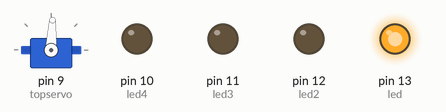
Bench run of a sketch on a simulated Arduino Uno, built with avr-gcc and run on an emulated ATmega328P. On the bench: servo, output pins drawn as LEDs (lit = HIGH). Random numbers use the default seed unless the sketch sets one.

Above: at 15.1 s.
At 25.1 s:
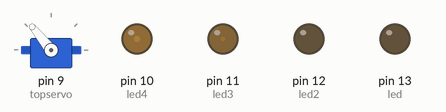
At 45.1 s:
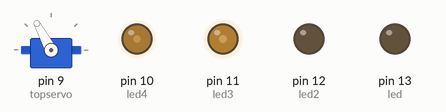
Timing chart, 0 to 46.6 s (numbered marks = the images above):
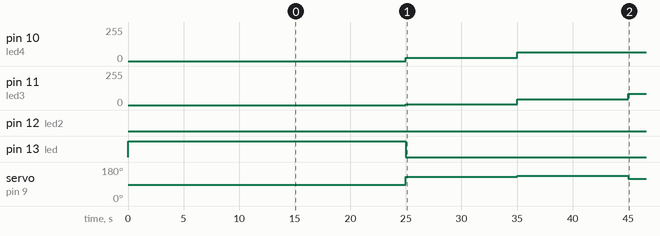

The sketch:

MODAL_mini_servo_led.ino
```cpp
/* Modal V1 Servo and Led code for the Arduino that is used to drive MODAL|mini.
 * Your setup may differ and you will want to change the code to reflect that for
 * your configuration and build. I claim no mastery in writting this code and
 * encourage you to make it better.
 *
 * The code below is written to be able to handle a servo directly connected to the
 * Arduino instead of 5v line. This is not ussually the reccomended path but because
 * this is a 9G servo it can handle being driven by 3.7V without issue. There is of
 * course still motor noise when holding a far position so I added a servo.detach to
 * help stop this. It isnt perfect and I am looking into different ways to drive it
 * with lower power.
*/

#include <Servo.h>

Servo topservo;
Servo botservo; /* left side */
Servo boxservo; /* right side */

// twelve servo objects can be created on most boards

const int ledIn = 2;
int topL = 140; // tested to 135
int topR = 80; // tested to 95
int topmid = 85; // 115

int toppos = topmid;

/* LED Stuff */

int led = 13;           // the PWM pin the LED is attached to
int led2 = 12;           // the PWM pin the LED is attached to
int led3 = 11;           // the PWM pin the LED is attached to
int led4 = 10;           // the PWM pin the LED is attached to
int brightness = 5;    // how bright the LED is
int fadeAmount = 20;    // how many points to fade the LED by

void setup() {
  pinMode(ledIn, INPUT);
  pinMode(LED_BUILTIN, OUTPUT);

  topservo.attach(9);
  topservo.write(topmid);

  digitalWrite(LED_BUILTIN, HIGH);
  delay(15000);

    // declare leds to be an output:
  pinMode(led, OUTPUT);
  pinMode(led2, OUTPUT);
  pinMode(led3, OUTPUT);
  pinMode(led4, OUTPUT);
}

void loop() {
  topservo.attach(9);
  toppos = random(topR, topL);

  topservo.write(toppos);
    if (toppos > 120) {
    topservo.detach();
    analogWrite(led, brightness);
    analogWrite(led4, brightness);

  // change the brightness for next time through the loop:
  brightness = brightness + fadeAmount;

  // reverse the direction of the fading at the ends of the fade:
  if (brightness <= 0 || brightness >= 255) {
    fadeAmount = -fadeAmount;
  }
  // wait for x milliseconds to see the dimming effect
  delay(1);
  }

  delay(10000);

  // set the brightness of leds:
  analogWrite(led3, brightness);
  analogWrite(led2, brightness);


  // change the brightness for next time through the loop:
  brightness = brightness + fadeAmount;

  // reverse the direction of the fading at the ends of the fade:
  if (brightness <= 5 || brightness >= 255) {
    fadeAmount = -fadeAmount;
  }
  // wait for x milliseconds to see the dimming effect
  delay(1);
}

void openBox() {
  delay(6000);
  topservo.detach();
 }
```

Measured:
- by itself, pin 10 (led4): 0/255 → 25/255 at 25.0 s, → 65/255 10.0 s later
- by itself, pin 11 (led3): 0/255 → 5/255 at 25.0 s, → 45/255 10.0 s later, → 85/255 10.0 s later
- by itself, pin 13 (led): HIGH → LOW at 25.0 s
- by itself, servo on pin 9 (topservo): 85° → 87° at 15.0 s, → 129° 10.0 s later, → 133° 10.0 s later, → 118° 10.0 s later
